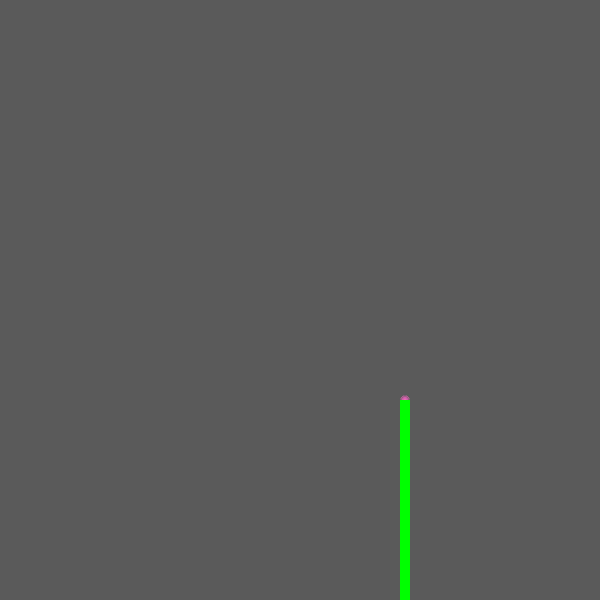
Frame 1 (no input)
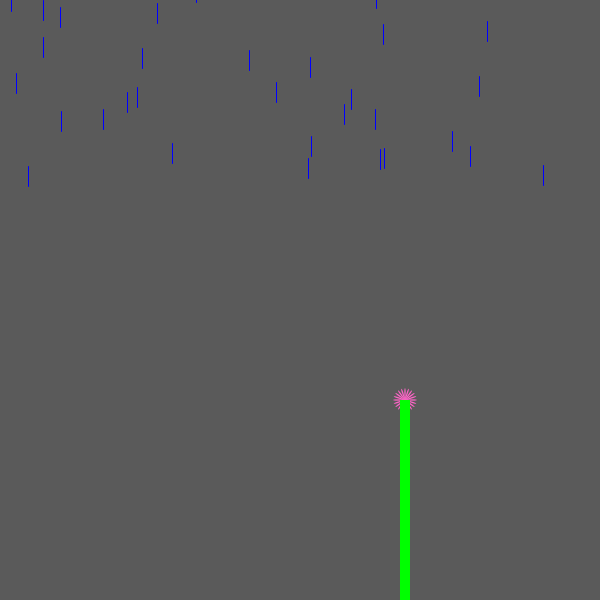
Frame 60 (the mouse pressed at the canvas centre just before this capture)
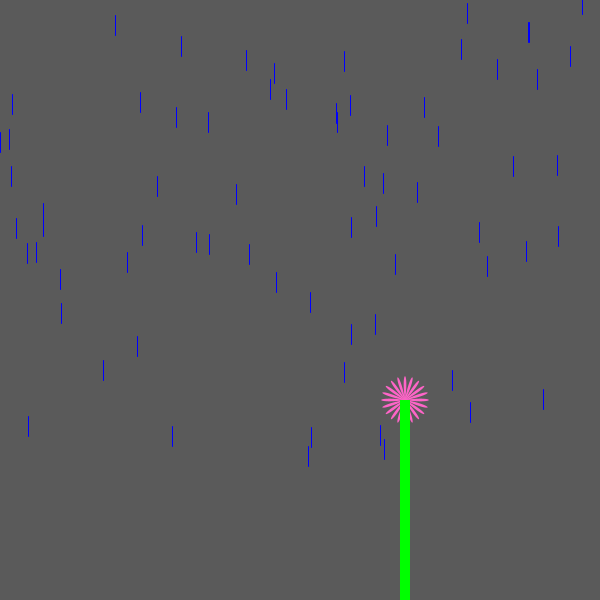
Frame 120 (the mouse held since frame 60 and released just before this capture)

The Processing sketch that drew these frames (run headless with seeded random() and noise(); from frame 60 on, the mouse is pressed at the canvas centre):

// Processing sketch: Ethan_Davidson
// ── Ethan_Davidson.pde
float a = 5;                // -Amplitude of the petals
float k = 10;               // -Controls the number of petals in parametric function
float petalLength = 0;      // -Length of the petals starts from 0
float maxPetalLength = 150; // -Defines maximum petal length to cap growth
float growthRate = 0.2;     // -Defines rate of growth to be 20% original speed

int numRaindrops = 100;                            // -Number of raindrops
Raindrop[] raindrops = new Raindrop[numRaindrops]; // -Array for raindrops

void setup() {
  size(600, 600);  // -Sets size of art piece

  for (int i = 0; i < numRaindrops; i = i + 1) {
    raindrops[i] = new Raindrop();               // Loop to create the 100 drops
  }
}

void draw() {
  background(90); // makes a grey background to represent theme

  for (int i = 0; i < numRaindrops; i = i + 1) {
    raindrops[i].fallAndShow();          // changes position of drops 
  }                                      // in array from earlier

  Flower();  // - uses flower function

  if (petalLength < maxPetalLength) {
    petalLength = petalLength + growthRate; // -Increase size of petals
    a = petalLength; // -Adjust amplitude to simulate growing petals
  }

  Stem();  // Uses stem function
}

void Flower() {
  noStroke();               // -This section draws the petal
  fill(255, 100, 200);      // -makes petals pink

  beginShape();
  for (float theta = 0; theta <= 2 * 3.14159 * k; theta = theta + 0.01) {
    float r = a * cos(k * theta);    // This parameterization will use concepts
    float x = r * cos(theta) + 405;  // I learned in calculus to draw a flower.
    float y = r * sin(theta) + 400;  // Draws the flower off to the right at about 2/3.
    vertex(x, y);                    //
  }
  endShape(CLOSE);
}

void Stem() 
  { fill(0, 255, 0);         // -Bright green colour for the stem (max green RGB value)
    rect(400, 400, 10, 200); // -Creates the stem rectangle in desired spot
}

class Raindrop {      // creates class for drops
  float x, y, speed;

  Raindrop() {                
    x = random(0,600);        // -Spawns drop randomly across domain
    y = random(-600, -50); // -Spawns drop above screen before falling
    speed = random(2, 5);     // -Makes falling random speed to simulate randomness of rain
  }

  void fallAndShow() {
    y = y + speed;          // -Uses speed value from previous line to move drop
                            // at proper rate
    if (y > height) {       // -Resets height of drops to simulate raining
      y = random(-50, -10); // uses random() to randomly place a drop along the domain
      x = random(0,600);    // -I set y to spawn drops above view for consistency
    }                       // (otherwise it looks weird)
    stroke(0, 0, 255);      // -This will draw a blue line (raindrop)
    line(x, y, x, y + 20);  // -Makes a line 1 pixel thick and 20 pixels tall to 
  }                         // simulate a droplet
}
